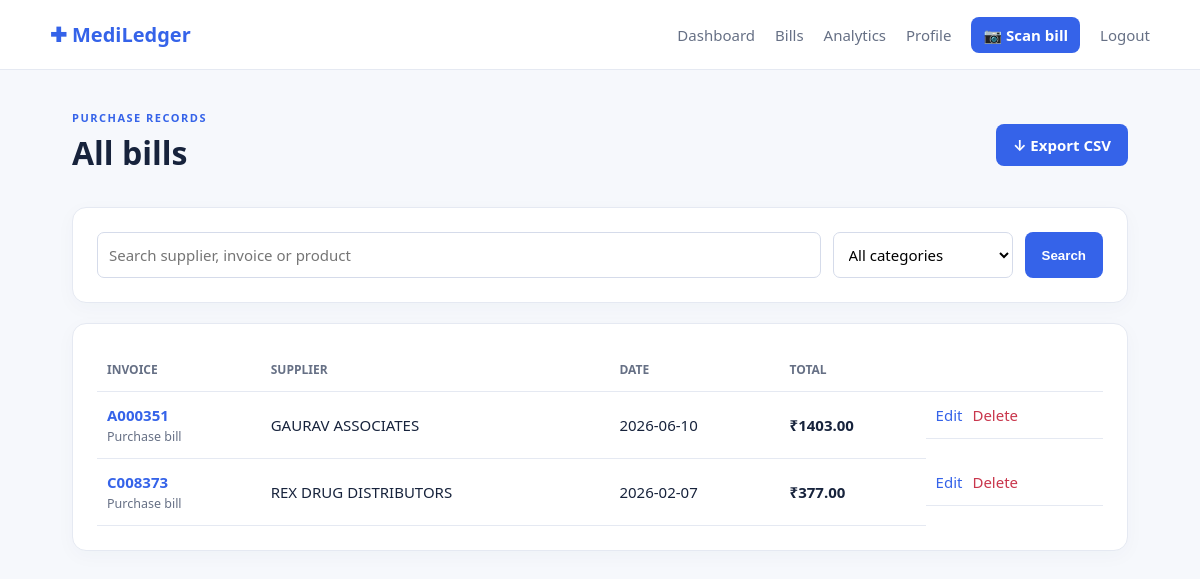
The page /bills (signed in) on the database its author committed.
### tables this page shows
CREATE TABLE bills (id INTEGER PRIMARY KEY AUTOINCREMENT, user_id INTEGER NOT NULL REFERENCES users(id) ON DELETE CASCADE, supplier TEXT NOT NULL, invoice_number TEXT NOT NULL, invoice_date TEXT NOT NULL, gst REAL DEFAULT 0, total REAL NOT NULL, notes TEXT DEFAULT '', file_name TEXT, created_at TEXT DEFAULT CURRENT_TIMESTAMP);

### app.py (the view)
@app.route("/bills")
@login_required
def bills():
    q=request.args.get("q","").strip(); category=request.args.get("category","")
    clauses=[]; args=[]
    if q: clauses.append("(b.invoice_number LIKE ? OR b.supplier LIKE ? OR EXISTS (SELECT 1 FROM bill_items x WHERE x.bill_id=b.id AND x.product_name LIKE ?))"); args += [f"%{q}%"]*3
    if category: clauses.append("EXISTS (SELECT 1 FROM bill_items x WHERE x.bill_id=b.id AND x.category=?)"); args.append(category)
    rows=bill_query((" AND "+" AND ".join(clauses)) if clauses else "", args)
    return render_template("bills.html", bills=rows, q=q, category=category)

### app.py (called while the page is built)
def db():
    if "db" not in g:
        g.db = sqlite3.connect(DB)
        g.db.row_factory = sqlite3.Row
        g.db.execute("PRAGMA foreign_keys=ON")
    return g.db

def login_required(fn):
    @wraps(fn)
    def wrapped(*a, **kw):
        if not session.get("user_id"):
            flash("Please log in to continue.", "warning")
            return redirect(url_for("login", next=request.path))
        return fn(*a, **kw)
    return wrapped

@app.before_request
def load_user():
    g.user = db().execute("SELECT * FROM users WHERE id=?", (session.get("user_id"),)).fetchone() if session.get("user_id") else None

def bill_query(where="", args=()):
    return db().execute("SELECT b.*, COALESCE(SUM(i.quantity*i.unit_price),0) AS item_total FROM bills b LEFT JOIN bill_items i ON i.bill_id=b.id WHERE b.user_id=? "+where+" GROUP BY b.id ORDER BY b.invoice_date DESC,b.id DESC", (g.user["id"],)+tuple(args)).fetchall()

@app.context_processor
def globals(): return {"today": date.today().isoformat()}

### templates/bills.html
{% extends "base.html" %}{% block title %}Bills · MediLedger{% endblock %}{% block content %}<div class="page-head"><div><p class="eyebrow">PURCHASE RECORDS</p><h1>All bills</h1></div><a class="btn" href="{{url_for('export_csv')}}">↓ Export CSV</a></div><form class="filters card"><input name="q" value="{{q}}" placeholder="Search supplier, invoice or product"><select name="category"><option value="">All categories</option><option value="medicine" {% if category=='medicine' %}selected{% endif %}>Medicine</option><option value="cosmetic" {% if category=='cosmetic' %}selected{% endif %}>Cosmetic</option><option value="other" {% if category=='other' %}selected{% endif %}>Other</option></select><button class="btn" type="submit">Search</button></form><section class="card table-wrap"><table><thead><tr><th>Invoice</th><th>Supplier</th><th>Date</th><th>Total</th><th></th></tr></thead><tbody>{% for b in bills %}<tr><td><a href="{{url_for('bill_detail',bill_id=b.id)}}"><b>{{b.invoice_number}}</b></a><small>{{b.notes or 'Purchase bill'}}</small></td><td>{{b.supplier}}</td><td>{{b.invoice_date}}</td><td><b>₹{{"%.2f"|format(b.total)}}</b></td><td class="actions"><a href="{{url_for('edit_bill',bill_id=b.id)}}">Edit</a><form method="post" action="{{url_for('delete_bill',bill_id=b.id)}}" onsubmit="return confirm('Delete this bill?')"><button class="link danger">Delete</button></form></td></tr>{% else %}<tr><td colspan="5" class="empty">No matching bills.</td></tr>{% endfor %}</tbody></table></section>{% endblock %}

### style.css (style rules this page uses)
:root { --ink:#17233c;--muted:#667085;--line:#e5e9f2;--primary:#3563e9;--bg:#f6f8fc;--card:#fff;--green:#0b8f69 }
* { box-sizing:border-box }
body { margin:0;background:var(--bg);color:var(--ink);font:15px system-ui,-apple-system,Segoe UI,sans-serif }
a { color:var(--primary);text-decoration:none }
.page-head { display:flex;justify-content:space-between;align-items:center;margin-bottom:28px }
.eyebrow { color:var(--primary);font-size:11px;font-weight:800;letter-spacing:1.5px;margin:0 0 6px }
h1 { font-size:32px;margin:0 0 5px }
.muted,small { color:var(--muted) }
.card { background:var(--card);border:1px solid var(--line);border-radius:14px;padding:24px;box-shadow:0 5px 20px #20356b08 }
.btn { background:var(--primary);border:0;color:#fff;border-radius:8px;padding:11px 17px;font-weight:700;cursor:pointer;display:inline-block }
input,select { width:100%;border:1px solid #d5dbea;border-radius:7px;padding:11px;margin-top:6px;font:inherit;background:#fff }
form .btn { margin-top:12px }
.filters { display:flex;gap:12px;margin-bottom:20px }
.filters input { flex:1;margin:0 }
.filters select { width:180px;margin:0 }
.filters .btn { margin:0 }
table { border-collapse:collapse;width:100% }
th,td { text-align:left;padding:13px 10px;border-bottom:1px solid var(--line) }
th { font-size:12px;color:var(--muted);text-transform:uppercase }
td small { display:block;margin-top:3px }
.actions { white-space:nowrap;display:flex;gap:10px }
.link { border:0;background:none;padding:0;color:var(--primary);cursor:pointer;font:inherit }
.danger { color:#c9364c }

### rows shown on the page
bills: invoice_number "A000351", notes "Purchase bill", supplier "GAURAV ASSOCIATES", invoice_date "2026-06-10", total "1403.00"
bills: invoice_number "C008373", notes "Purchase bill", supplier "REX DRUG DISTRIBUTORS", invoice_date "2026-02-07", total "377.00"
